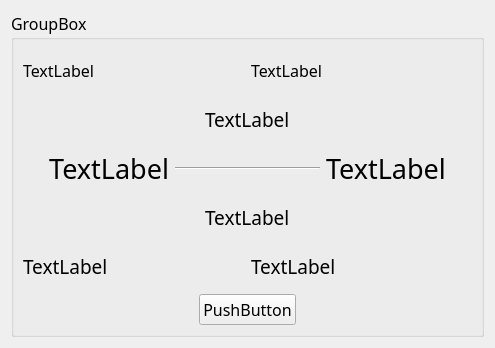
<?xml version="1.0" encoding="UTF-8"?>
<ui version="4.0">
 <class>ticketANDseat_info_interface</class>
 <widget class="QWidget" name="ticketANDseat_info_interface">
  <property name="geometry">
   <rect>
    <x>0</x>
    <y>0</y>
    <width>495</width>
    <height>348</height>
   </rect>
  </property>
  <property name="font">
   <font>
    <family>Yu Gothic UI Semilight</family>
    <pointsize>12</pointsize>
   </font>
  </property>
  <property name="windowTitle">
   <string>Form</string>
  </property>
  <layout class="QGridLayout" name="gridLayout_2">
   <item row="0" column="0">
    <widget class="QGroupBox" name="groupBox">
     <property name="title">
      <string>GroupBox</string>
     </property>
     <layout class="QGridLayout" name="gridLayout">
      <item row="0" column="0">
       <layout class="QVBoxLayout" name="verticalLayout">
        <item>
         <layout class="QHBoxLayout" name="horizontalLayout_2">
          <item>
           <widget class="QLabel" name="label_ticketID">
            <property name="font">
             <font>
              <family>Yu Gothic UI Semilight</family>
              <pointsize>12</pointsize>
             </font>
            </property>
            <property name="text">
             <string>TextLabel</string>
            </property>
           </widget>
          </item>
          <item>
           <widget class="QLabel" name="label_actualPay">
            <property name="font">
             <font>
              <family>Yu Gothic UI Semilight</family>
              <pointsize>12</pointsize>
             </font>
            </property>
            <property name="text">
             <string>TextLabel</string>
            </property>
           </widget>
          </item>
         </layout>
        </item>
        <item>
         <layout class="QHBoxLayout" name="horizontalLayout_4">
          <item>
           <spacer name="horizontalSpacer">
            <property name="orientation">
             <enum>Qt::Horizontal</enum>
            </property>
            <property name="sizeHint" stdset="0">
             <size>
              <width>40</width>
              <height>20</height>
             </size>
            </property>
           </spacer>
          </item>
          <item>
           <widget class="QLabel" name="label_flightID">
            <property name="font">
             <font>
              <family>Yu Gothic UI Semilight</family>
              <pointsize>14</pointsize>
             </font>
            </property>
            <property name="text">
             <string>TextLabel</string>
            </property>
           </widget>
          </item>
          <item>
           <spacer name="horizontalSpacer_2">
            <property name="orientation">
             <enum>Qt::Horizontal</enum>
            </property>
            <property name="sizeHint" stdset="0">
             <size>
              <width>40</width>
              <height>20</height>
             </size>
            </property>
           </spacer>
          </item>
         </layout>
        </item>
        <item>
         <layout class="QHBoxLayout" name="horizontalLayout_3">
          <item>
           <widget class="QLabel" name="label_depAirport">
            <property name="font">
             <font>
              <family>Yu Gothic UI Semilight</family>
              <pointsize>20</pointsize>
             </font>
            </property>
            <property name="text">
             <string>TextLabel</string>
            </property>
            <property name="alignment">
             <set>Qt::AlignRight|Qt::AlignTrailing|Qt::AlignVCenter</set>
            </property>
           </widget>
          </item>
          <item>
           <widget class="Line" name="line">
            <property name="orientation">
             <enum>Qt::Horizontal</enum>
            </property>
           </widget>
          </item>
          <item>
           <widget class="QLabel" name="label_arvAirport">
            <property name="font">
             <font>
              <family>Yu Gothic UI Semilight</family>
              <pointsize>20</pointsize>
             </font>
            </property>
            <property name="text">
             <string>TextLabel</string>
            </property>
           </widget>
          </item>
         </layout>
        </item>
        <item>
         <layout class="QHBoxLayout" name="horizontalLayout_5">
          <item>
           <spacer name="horizontalSpacer_3">
            <property name="orientation">
             <enum>Qt::Horizontal</enum>
            </property>
            <property name="sizeHint" stdset="0">
             <size>
              <width>40</width>
              <height>20</height>
             </size>
            </property>
           </spacer>
          </item>
          <item>
           <widget class="QLabel" name="label_depDateTime">
            <property name="font">
             <font>
              <family>Yu Gothic UI Semilight</family>
              <pointsize>14</pointsize>
             </font>
            </property>
            <property name="text">
             <string>TextLabel</string>
            </property>
           </widget>
          </item>
          <item>
           <spacer name="horizontalSpacer_4">
            <property name="orientation">
             <enum>Qt::Horizontal</enum>
            </property>
            <property name="sizeHint" stdset="0">
             <size>
              <width>40</width>
              <height>20</height>
             </size>
            </property>
           </spacer>
          </item>
         </layout>
        </item>
        <item>
         <layout class="QHBoxLayout" name="horizontalLayout">
          <item>
           <widget class="QLabel" name="label_class">
            <property name="font">
             <font>
              <family>Yu Gothic UI Semilight</family>
              <pointsize>14</pointsize>
             </font>
            </property>
            <property name="text">
             <string>TextLabel</string>
            </property>
           </widget>
          </item>
          <item>
           <widget class="QLabel" name="label_seat">
            <property name="font">
             <font>
              <family>Yu Gothic UI Semilight</family>
              <pointsize>14</pointsize>
             </font>
            </property>
            <property name="text">
             <string>TextLabel</string>
            </property>
           </widget>
          </item>
         </layout>
        </item>
        <item>
         <layout class="QHBoxLayout" name="horizontalLayout_6">
          <item>
           <spacer name="horizontalSpacer_5">
            <property name="orientation">
             <enum>Qt::Horizontal</enum>
            </property>
            <property name="sizeHint" stdset="0">
             <size>
              <width>40</width>
              <height>20</height>
             </size>
            </property>
           </spacer>
          </item>
          <item>
           <widget class="QPushButton" name="pushButton_cancel">
            <property name="font">
             <font>
              <family>Yu Gothic UI Semilight</family>
              <pointsize>12</pointsize>
             </font>
            </property>
            <property name="text">
             <string>PushButton</string>
            </property>
           </widget>
          </item>
          <item>
           <spacer name="horizontalSpacer_6">
            <property name="orientation">
             <enum>Qt::Horizontal</enum>
            </property>
            <property name="sizeHint" stdset="0">
             <size>
              <width>40</width>
              <height>20</height>
             </size>
            </property>
           </spacer>
          </item>
         </layout>
        </item>
       </layout>
      </item>
     </layout>
    </widget>
   </item>
  </layout>
 </widget>
 <resources/>
 <connections/>
</ui>
